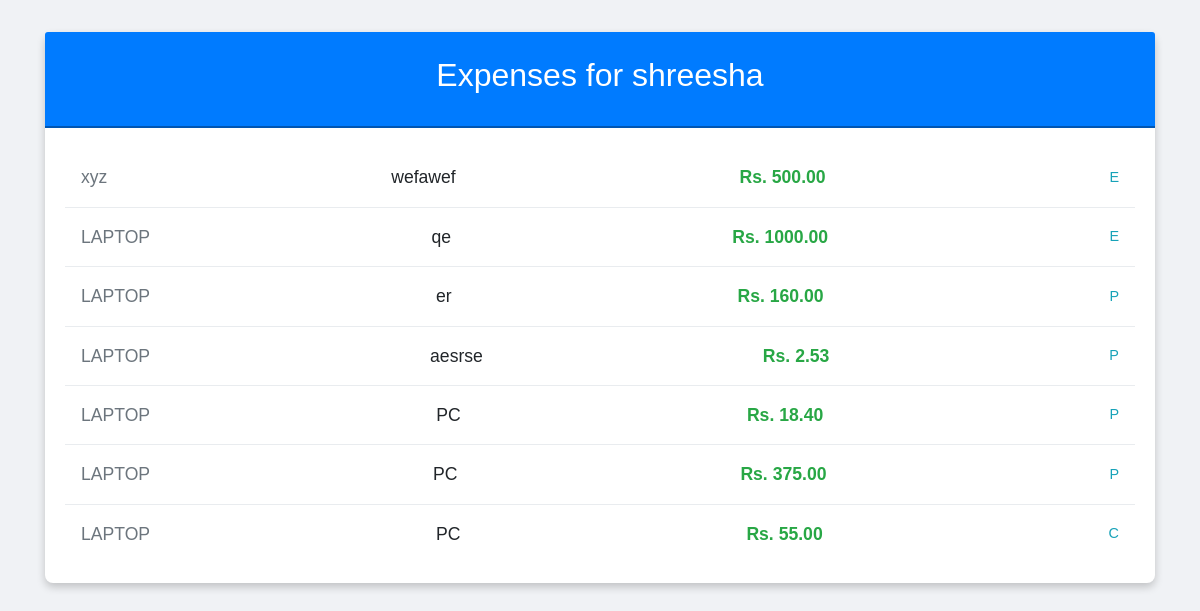
The app's page /show_expense/ (signed in), older data.
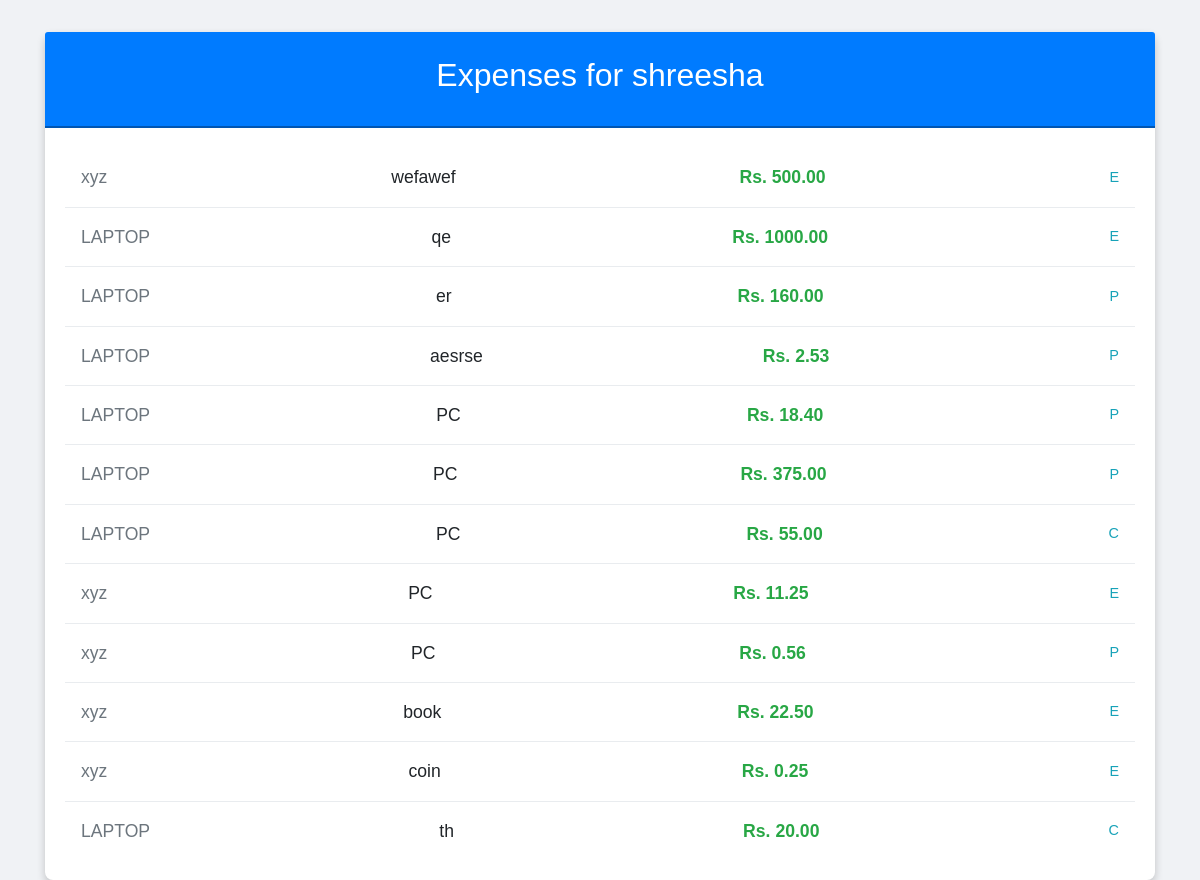
The same page, newer data.
### expenses/models.py (models this page shows)
class ExpenseSplit(models.Model):
    expense = models.ForeignKey(Expense, on_delete=models.CASCADE)
    user = models.ForeignKey(User, on_delete=models.CASCADE)
    amount = models.DecimalField(max_digits=10, decimal_places=2)

class Expense(models.Model):
    SPLIT_METHOD =[
        ('E','Equal'),
        ('P','Percentage'),
        ('C','Custom')
    ]
    amount_spent=models.DecimalField(max_digits=10,decimal_places=2)
    description=models.CharField(max_length=100, null=True, blank=True)
    date_incurred=models.DateField()
    paid_by=models.ForeignKey(User,on_delete=models.CASCADE)
    group=models.ForeignKey(Group,on_delete=models.CASCADE)
    split_method=models.CharField(max_length=1,choices=SPLIT_METHOD,default='E')

class Group(models.Model):
    name=models.CharField(max_length=60)
    members=models.ManyToManyField(User, related_name="group_members")

### expenses/views.py (the view)
# urls.py: path('show_expense/', views.show_expense, name='show_expense'),
def show_expense(request):
    splits = ExpenseSplit.objects.filter(user=request.user)
    return render(request, 'equal_expense.html', {'splits':splits})

### templates/equal_expense.html (shortened to what this page needs)
<!doctype html>
<html lang="en">
<head>
    <link rel="stylesheet" href="https://cdn.jsdelivr.net/npm/bootstrap@4.5.2/dist/css/bootstrap.min.css">
</head>
<body>
    <div class="container">
        <div class="card">
            <div class="card-header text-center">
                <h2>Expenses for {{ request.user }}</h2>
            </div>
            <div class="card-body">
                <ul class="list-group">
                    {% for split in splits %}
                        <li class="list-group-item d-flex justify-content-between align-items-center">
                            <span class="text-muted">{{ split.expense.group.name }}</span>
                            <span>{{ split.expense.description }}</span>
                            <span class="amount">Rs. {{ split.amount }}</span>
                            <span class="text-info">{{ split.expense.split_method }}</span>
                        </li>
                    {% endfor %}
                </ul>
            </div>
        </div>
    </div>
</body>
</html>

Row changes from the older to the newer data that the page shows:
added ExpenseSplit: expense.group.name "xyz", expense.description "PC", amount "11.25", expense.split_method "E"
added ExpenseSplit: expense.group.name "xyz", expense.description "PC", amount "0.56", expense.split_method "P"
added ExpenseSplit: expense.group.name "xyz", expense.description "book", amount "22.50", expense.split_method "E"
added ExpenseSplit: expense.group.name "xyz", expense.description "coin", amount "0.25", expense.split_method "E"
added ExpenseSplit: expense.group.name "LAPTOP", expense.description "th", amount "20.00", expense.split_method "C"
